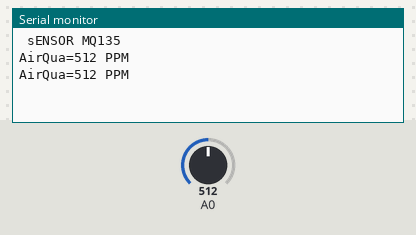
The sketch below on a simulated Arduino Uno, built with avr-gcc and run on an emulated ATmega328P. Shown: the last lines printed to the serial monitor. The test bench sets the inputs (shaded band); at power-on: A0 = 512.

Above: at 1.8 s.
1.9 s: A0 set to 716
At 2.8 s:
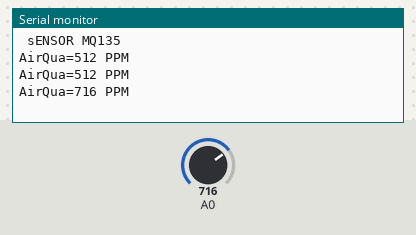
3.4 s: A0 set to 900
At 4.6 s:
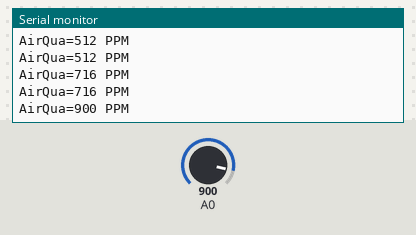
Timing chart, 0 to 6.4 s (numbered marks = the images above; inputs shaded):
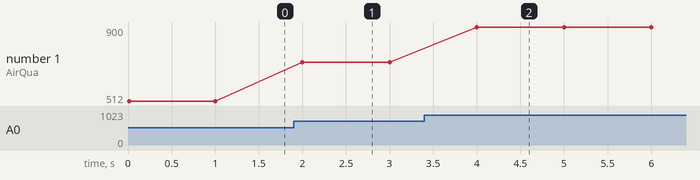

The sketch:

mq135.ino
```cpp
int sensorValue;
void setup(){

Serial.begin(9600);                            // sets the serial port to 9600
Serial.println(" sENSOR MQ135");
}
void loop(){
sensorValue = analogRead(0);       // read analog input pin 0
Serial.print("AirQua=");
Serial.print(sensorValue, DEC);               // prints the value read
Serial.println(" PPM");
delay(1000);                                   // wait 100ms for next reading
}
```

Measured:
- after the input at 1.9 s, the serial monitor: prints a new line after 0.10 s (image 1)
- after the input at 3.4 s, the serial monitor: prints a new line after 0.60 s (image 2)
- plotted number 1: 512 → 716 after the input at 1.9 s, 716 → 900 after the input at 3.4 s
